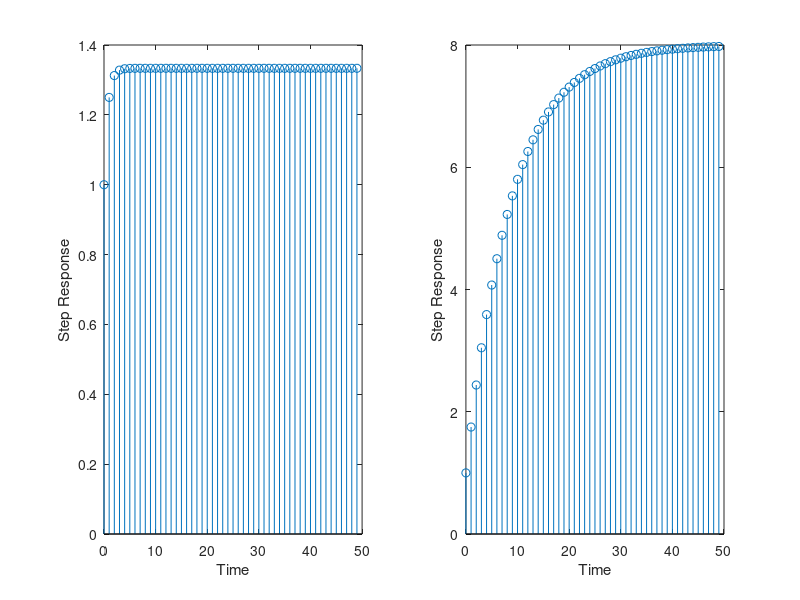

Write MATLAB code to recreate this figure.
% y(n) - (1/4)y(n-1) = x(n)
clc
close all
clear all

t = 0: 49;
x = ones(1,50);
y = filter(1, [1, -1/4], x);
subplot(1,2,1);
stem(t,y);
xlabel('Time');
ylabel('Step Response');

% y(n) - (3/4)y(n-1) - (1/8)y(n-2) = x(n)
y2 = filter(1, [1,-3/4,-1/8], x);
subplot(1,2,2);
stem(t,y2);
xlabel('Time');
ylabel('Step Response');
